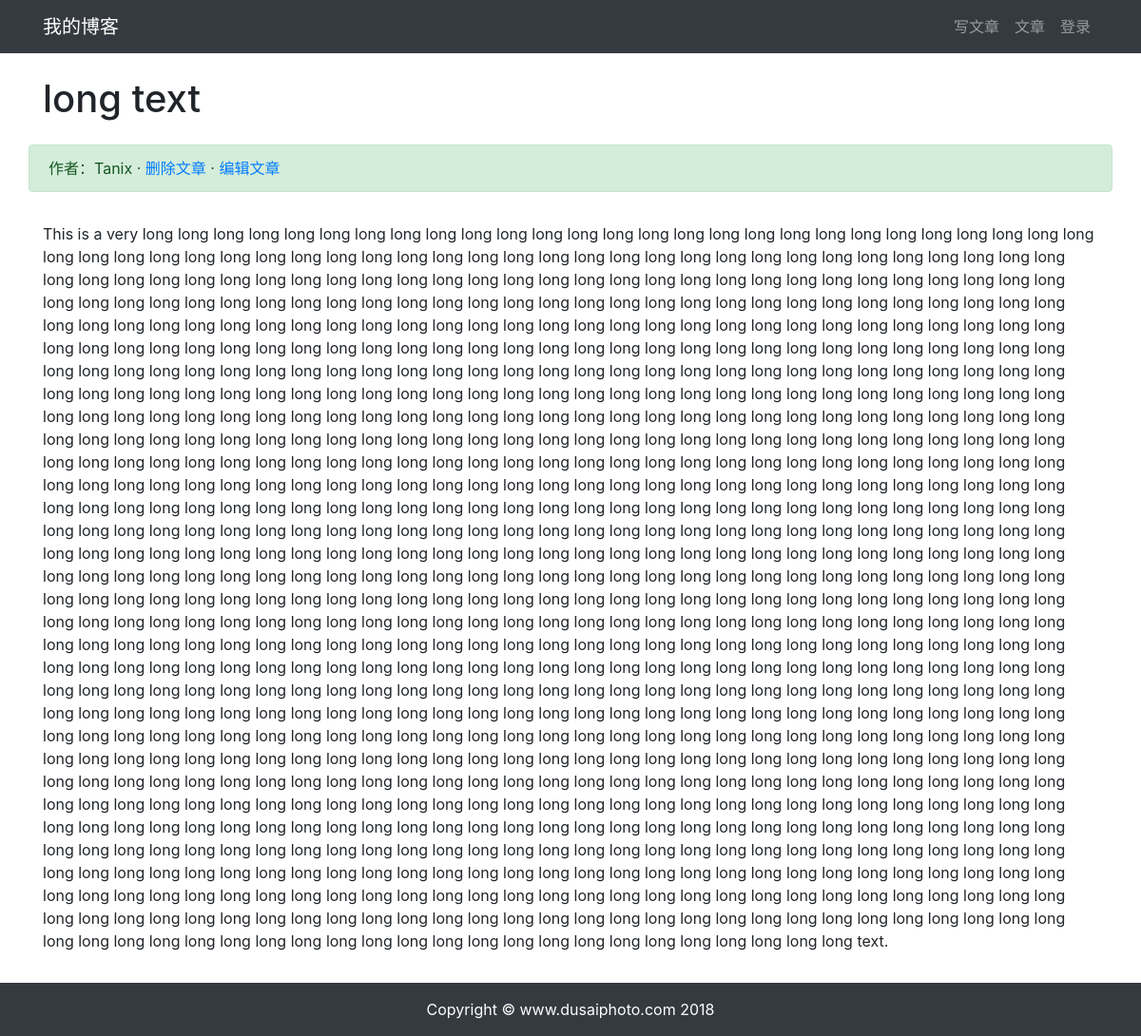
/article/article-detail/3/, run on the app's committed database.
### article/models.py (models this page shows, shortened)
class ArticlePost(models.Model):
    author = models.ForeignKey(User, on_delete=models.CASCADE)
    title = models.CharField(max_length=100)
    body = models.TextField()
    created = models.DateTimeField(default=timezone.now)
    updated = models.DateTimeField(auto_now=True)
    class Meta:
        ordering = ('-created',)

### article/views.py (the view)
# urls.py: path('article-detail/<int:id>/', views.article_detail, name='article_detail'),
def article_detail(request, id):
    article = ArticlePost.objects.get(id=id)
    article.body = markdown.markdown(article.body,
                                     extensions=[
                                         'markdown.extensions.extra',
                                         'markdown.extensions.codehilite',
                                     ])
    context = {'article': article}
    return render(request, 'article/detail.html', context)

### templates/article/detail.html (shortened to what this page needs)
{% extends "base.html" %}{% load static %}
{% block content %}
    <div class="container">
        <div class="row">
            <h1 class="col-12 mt-4 mb-4">{{ article.title }}</h1>
            <div class="col-12 alert alert-success">作者：{{ article.author }}
                · <a href="#" onclick="confirm_safe_delete()">删除文章</a>
                · <a href="{% url "article:article_update" article.id %}">编辑文章</a>
            </div>
            <div class="col-12">
                <p>{{ article.body|safe }}</p>
            </div>
        </div>
    </div>
{% endblock content %}

### data on the page
ArticlePost: title "long text", author "Tanix", body "This is a very long long long long long long long long long long long long long long long long long long long long long long long long long long long long long long long long long long long long long long long long long long long long long long long long long long long long long long long long long long long long long long long long long long long long long long long long long long long long long long long long long long long long long long long long long long long long long long long long long long long long long long long long long long long long long long long long long long long long long long long long long long long long long long long long long long long long long long long long long…"
